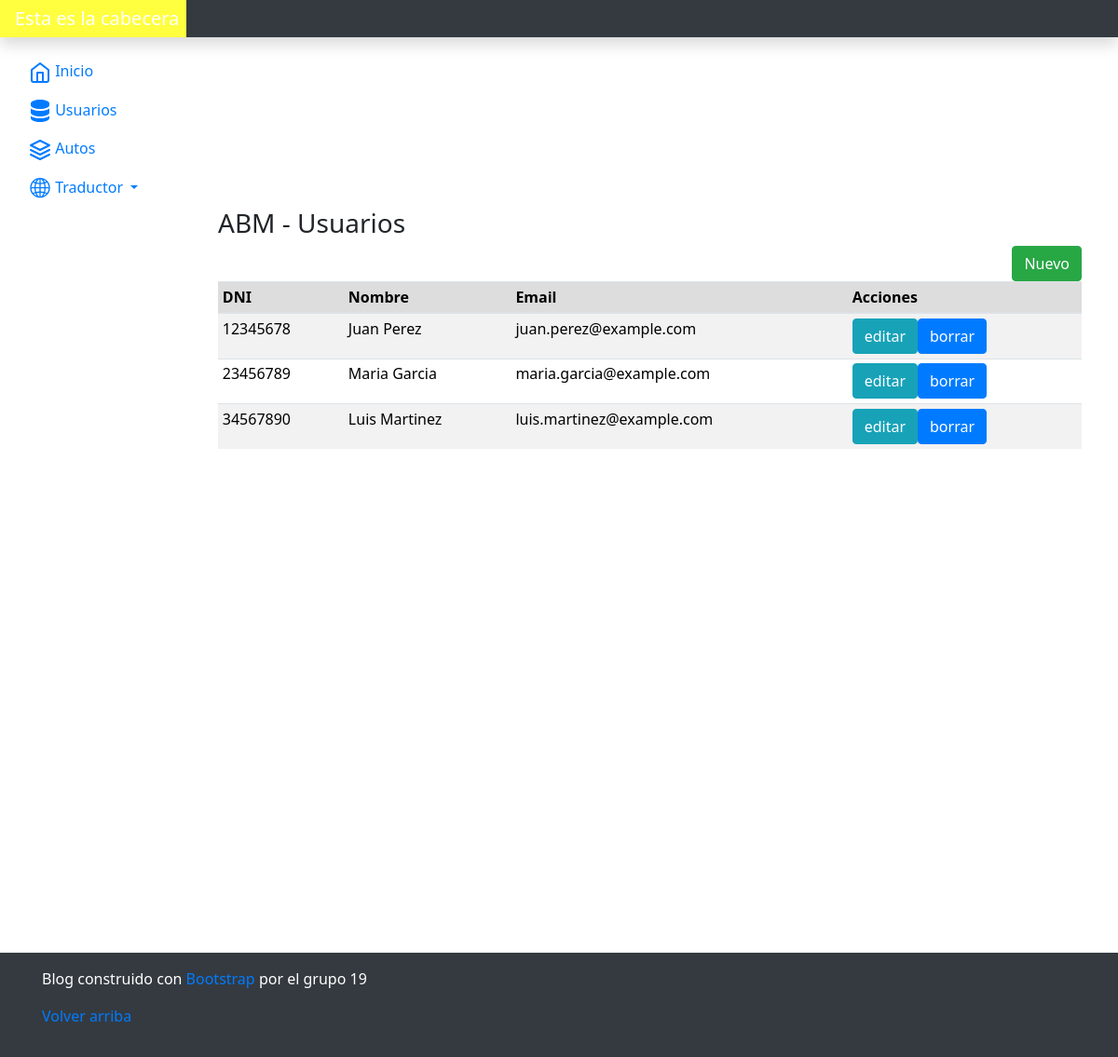
Page /vista/usuario/index.php on the committed database.
### tables this page shows
CREATE TABLE `usuarios` (
  `dni` int(11) NOT NULL,
  `nombre` varchar(50) DEFAULT NULL,
  `email` varchar(100) DEFAULT NULL
);

### vista/estructura/idiomas.php (called while the page is built)
<?php
$idiomas = [
    'es' => [
        'titulo' => 'Esta es la cabecera',
        'inicio' => 'Inicio',
        'usuarios' => 'Usuarios',
        'autos' => 'Autos',
        'traductor' => 'Traductor',
        'espanol' => 'Español',
        'ingles' => 'Inglés',
        'frances' => 'Francés',
        'aleman' => 'Alemán',
        'footer_text' => 'Blog construido con <a href="https://getbootstrap.com/" target="_blank">Bootstrap</a> por el grupo 19',
        'volver_arriba' => 'Volver arriba'
    ],
    'en' => [
        'titulo' => 'This is the header',
        'inicio' => 'Home',
        'usuarios' => 'Users',
        'autos' => 'Cars',
        'traductor' => 'Translator',
        'espanol' => 'Spanish',
        'ingles' => 'English',
        'frances' => 'French',
        'aleman' => 'German',
        'footer_text' => 'Blog built with <a href="https://getbootstrap.com/" target="_blank">Bootstrap</a> by group 19',
        'volver_arriba' => 'Go back up'
    ],
    'fr' => [
        'titulo' => 'Ceci est l\'en-tête',
        'inicio' => 'Accueil',
        'usuarios' => 'Utilisateurs',
        'autos' => 'Voitures',
        'traductor' => 'Traducteur',
        'espanol' => 'Espagnol',
        'ingles' => 'Anglais',
        'frances' => 'Français',
        'aleman' => 'Allemand',
        'footer_text' => 'Blog construit avec <a href="https://getbootstrap.com/" target="_blank">Bootstrap</a> par le groupe 19',
        'volver_arriba' => 'Retour en haut'
    ],
    'de' => [
        'titulo' => 'Dies ist die Kopfzeile',
        'inicio' => 'Startseite',
        'usuarios' => 'Benutzer',
        'autos' => 'Autos',
        'traductor' => 'Übersetzer',
        'espanol' => 'Spanisch',
        'ingles' => 'Englisch',
        'frances' => 'Französisch',
        'aleman' => 'Deutsch',
        'footer_text' => 'Blog gebaut mit <a href="https://getbootstrap.com/" target="_blank">Bootstrap</a> von Gruppe 19',
        'volver_arriba' => 'Nach oben gehen'
    ],
];
?>

### modelo/conector/BaseDatos.php (called while the page is built, shortened)
<?php
class BaseDatos extends PDO {
  	private $indice;
  	private $resultado;
    public function __construct(){
        $this->indice =0;
    }
    public function Ejecutar($sql){
        if ( stristr($sql,"select")){
            $resp =  $this->EjecutarSelect($sql);
        }
        return $resp;
   }
   private function EjecutarSelect($sql){
       $cant = -1;
       try {
           $resultado=parent::query($sql);
       if($resultado){
        $arregloResult = $resultado->fetchAll();
        $cant = count($arregloResult);
       }
        }  catch (PDOException $e) {
            $this->analizarDebug();
        }
       return $cant;
   }
   public function Registro() {
       $filaActual = false;
       $indiceActual = $this->getIndice();
       if ($indiceActual>=0) {
           $filas = $this->getResultado();
           if($indiceActual<count($filas)){
               $filaActual =  $filas[$indiceActual];
           }else {
               $this->setIndice(-1);
           }
       }
       return $filaActual;
   }
   private function setIndice ($valor){
       $this->indice = $valor;
   }
   private function getIndice (){
       return $this->indice;
   }
   private function setResultado($valor){
       $this->resultado = $valor;
   }
   private function getResultado(){
      return $this->resultado;
   }
}
?>

### modelo/Usuario.php (called while the page is built, shortened)
<?php
class Usuario extends BaseDatos {
    public function listar($parametro = "")
    {
        $arreglo = array();
        $sql = "SELECT * FROM usuarios ";
        if ($parametro != "") {
            $sql .= 'WHERE ' . $parametro;
        }
        if ($this->Iniciar()) {
            $res = $this->Ejecutar($sql);
            if ($res > -1) {
                if ($res > 0) {
                    while ($row = $this->Registro()) {
                        $obj = new Usuario();
                        $obj->setear($row['dni'], $row['nombre'], $row['email']);
                        array_push($arreglo, $obj);
                    }
                }
            } else {
                $this->setMensajeOperacion("Usuario->listar: " . $this->getError());
            }
        }
        return $arreglo;
    }
}
?>

### control/ABMUsuario.php (called while the page is built, shortened)
<?php
class ABMUsuario {
    public function buscar($param) {
        $where = " true ";
        $obj = new Usuario();
        $arreglo = $obj->listar($where);
        return $arreglo;
    }
}
?>

### vista/usuario/accion.php (called while the page is built, shortened)
<?php
include_once("../estructura/cabeceraBT.php");
$objTrans = new ABMUsuario();
if (isset($datos['accion'])) {
    switch ($datos['accion']) {
        case 'listar':
            $lista =  convert_array($objTrans->buscar(null));
            break;
    }
} else {
    $mensaje = "<p class='text-warning'>No se especificó ninguna acción.</p>";
}
?>

### utiles/funciones.php (called while the page is built, shortened)
<?php
function dismount($object) {
    $reflectionClass = new ReflectionClass(get_class($object));
    $array = array();
    foreach ($reflectionClass->getProperties() as $property) {
        $property->setAccessible(true);
        $array[$property->getName()] = $property->getValue($object);
    }
    return $array;
}
function convert_array($param) {
    $_AAux= array();
    if (!empty($param)) {
        if (count($param)){
            foreach($param as $obj) {
                array_push($_AAux,dismount($obj));
            }
        }
    }
    return $_AAux;
}
?>

### vista/usuario/index.php (the view, shortened to what this page needs)
<?php
include_once("../estructura/cabeceraBT.php");
include_once("accion.php");
?>
<link rel="stylesheet" href="../css/delahome.css">
<h3>ABM - Usuarios</h3>
<div class="row float-right">
    <div class="col-md-12 float-right">
        <a class="btn btn-success" role="button" href="editar.php?accion=nuevo">Nuevo</a>
    </div>
</div>
<div class="table-responsive">
    <table class="table table-striped table-sm">
        <thead>
        <tr>
            <th scope="col">DNI</th>
            <th scope="col">Nombre</th>
            <th scope="col">Email</th>
            <th scope="col">Acciones</th>
        </tr>
        </thead>
        <tbody>
<?php
 if(count($lista)>0) {
    foreach ($lista as $uno) {
        echo '<tr><td>'.$uno['dni'].'</td>';
        echo '<td>'.$uno['nombre'].'</td>';
        echo '<td>'.$uno['email'].'</td>';
        echo '<td><a class="btn btn-info" role="button" href="editar.php?accion=editar&dni='.$uno['dni'].'">editar</a>';
        echo '<a class="btn btn-primary" role="button" href="editar.php?accion=borrar&dni='.$uno['dni'].'">borrar</a></td></tr>';
	}
}
?>
        </tbody>
    </table>
</div>
<?php
include_once("../estructura/pieBT.php");
?>

### vista/estructura/cabeceraBT.php (shortened to what this page needs)
<?php
include_once("idiomas.php");
$datos = data_submitted();
if (isset($datos['idioma'])) {
    $idiomaSeleccionado = $datos['idioma'];
} else {
    $idiomaSeleccionado = 'es';
}
$headerLink = ($idiomaSeleccionado == 'es') ? 'index.php' : 'indexTraducido.php';
?>
<html lang="<?php echo $idiomaSeleccionado; ?>">
<head>
    <link rel="stylesheet" href="../css/bootstrap/4.5.2/bootstrap.min.css">
    <link rel="stylesheet" href="../css/bootstrap/4.5.2/bootstrapValidator.min.css">
    <link rel="stylesheet" href="https://use.fontawesome.com/releases/v5.7.0/css/all.css">
</head>
<body>
    <nav class="navbar navbar-dark sticky-top bg-dark flex-md-nowrap p-0 shadow">
        <a class="navbar-brand col-md-3 col-lg-2 mr-0 px-3" href="<?php echo $headerLink . ($idiomaSeleccionado == 'es' ? '' : '?idioma=' . $idiomaSeleccionado); ?>"><?php echo $idiomas[$idiomaSeleccionado]['titulo']; ?></a>
    </nav>
    <div class="container-fluid">
        <div class="row">
            <nav id="sidebarMenu" class="col-md-3 col-lg-2 d-md-block sidebar collapse">
                <div class="sidebar-sticky pt-3">
                    <ul class="nav flex-column">
                        <li class="nav-item">
                            <a class="nav-link active" href="../home/<?php echo $headerLink . ($idiomaSeleccionado == 'es' ? '' : '?idioma=' . $idiomaSeleccionado); ?>">
                                <?php echo $idiomas[$idiomaSeleccionado]['inicio']; ?><span class="sr-only">(current)</span>
                            </a>
                        </li>
                        <li class="nav-item">
                            <a class="nav-link" href="../usuario/<?php echo $headerLink . ($idiomaSeleccionado == 'es' ? '' : '?idioma=' . $idiomaSeleccionado); ?>">
                                <?php echo $idiomas[$idiomaSeleccionado]['usuarios']; ?>
                            </a>
                        </li>
                        <li class="nav-item">
                            <a class="nav-link" href="../auto/<?php echo $headerLink . ($idiomaSeleccionado == 'es' ? '' : '?idioma=' . $idiomaSeleccionado); ?>">
                                <?php echo $idiomas[$idiomaSeleccionado]['autos']; ?>
                            </a>
                        </li>
                        <li class="nav-item">
                            <a class="nav-link dropdown-toggle" href="#" id="dropdownIdioma" role="button" data-toggle="dropdown" aria-haspopup="true" aria-expanded="false">
                                <?php echo $idiomas[$idiomaSeleccionado]['traductor']; ?>
                            </a>
                        </li>
                    </ul>
                </div>
            </nav>
        </div>
        <main role="main" class="col-md-9 ml-sm-auto col-lg-10 px-md-4 min-vh-100">

### vista/estructura/pieBT.php (shortened to what this page needs)
</main>
</div>
<footer class="footer mt-auto py-3 bg-dark">
    <div class="container">
        <p class="text-white"><?php echo $idiomas[$idiomaSeleccionado]['footer_text']; ?></p>
        <p class="text-white">
            <a href="index.php"><?php echo $idiomas[$idiomaSeleccionado]['volver_arriba']; ?></a>
        </p>
    </div>
</footer>
</body>
</html>

### vista/css/delahome.css (style rules this page uses)
body { font-size:100%; font-family:'Segoe UI', 'HelveticaNeue', Arial, sans-serif; }
table, th, td { border-color:#aaaaaa; border-collapse:collapse; }
th { background:#dddddd; font-weight:bold; font-size:100%; color:#000000; text-align:left; }
td { font-size:100%; color:#000000; text-align:left; vertical-align:top; }
ul { margin-top:0px; list-style:square; padding-left:2em; }

### rows in the picture
usuarios: dni "12345678", nombre "Juan Perez", email "juan.perez@example.com"
usuarios: dni "23456789", nombre "Maria Garcia", email "maria.garcia@example.com"
usuarios: dni "34567890", nombre "Luis Martinez", email "luis.martinez@example.com"

### other values in the picture
$idiomas[$idiomaSeleccionado]['titulo'] "Esta es la cabecera"
$idiomas[$idiomaSeleccionado]['inicio'] "Inicio"
$idiomas[$idiomaSeleccionado]['usuarios'] "Usuarios"
$idiomas[$idiomaSeleccionado]['autos'] "Autos"
$idiomas[$idiomaSeleccionado]['traductor'] "Traductor"
$idiomas[$idiomaSeleccionado]['footer_text'] "Blog construido con Bootstrap por el grupo 19"
$idiomas[$idiomaSeleccionado]['volver_arriba'] "Volver arriba"
